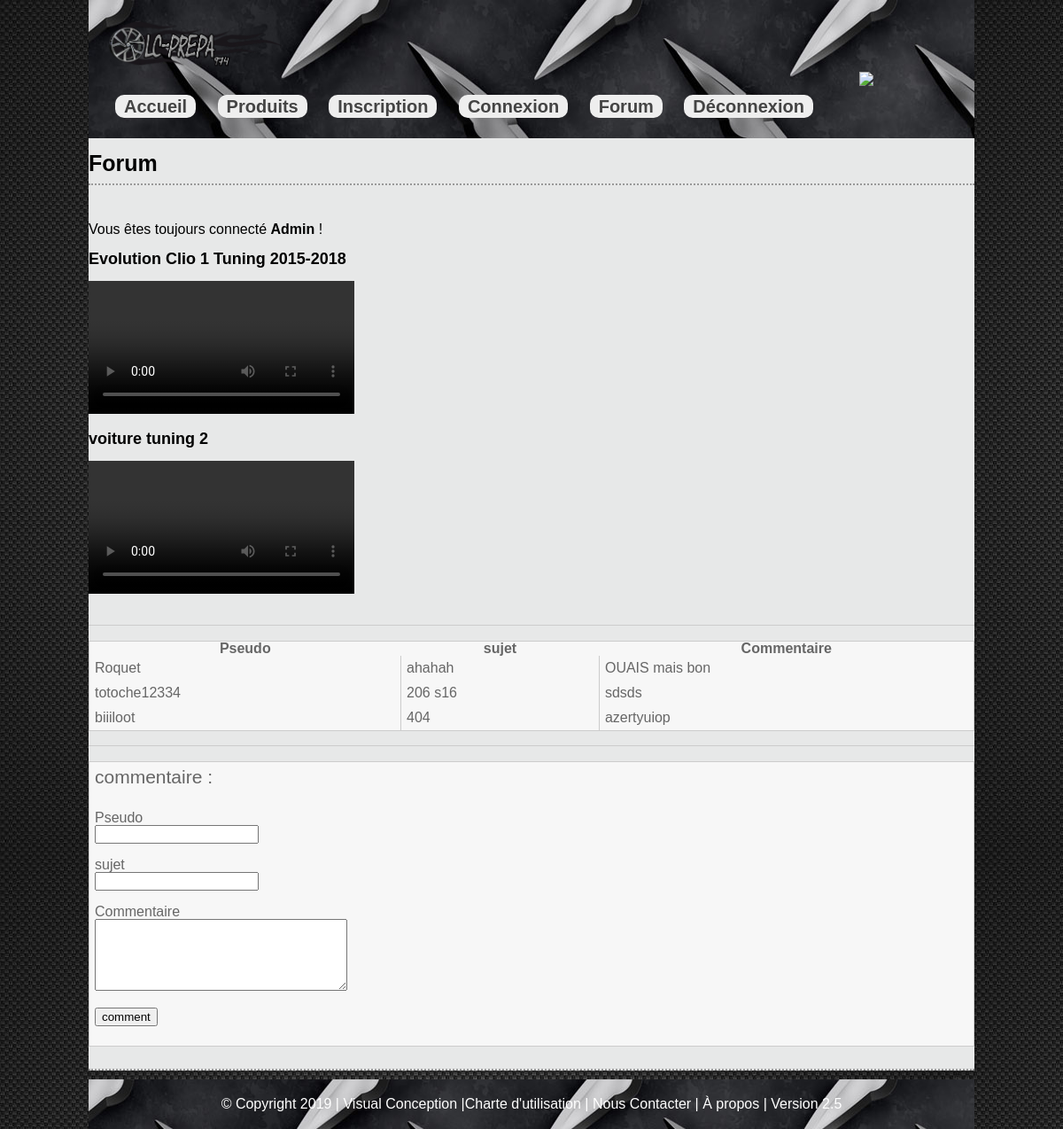
Page /index.php?action=forum (signed in) on the committed database.
### tables this page shows
CREATE TABLE `forum` (
  `num` int(11) NOT NULL,
  `pseudo` varchar(50) NOT NULL,
  `sujet` varchar(20) NOT NULL,
  `comment` text NOT NULL
);

### controleur/membre.php (called while the page is built, shortened)
<?php
class Membre
{
    function __construct()
    {
        require_once "./modele/modele.php";
        $this->ds = new DB();
    }
    function getMemberById($idMembre)
    {
        $strSQL = "select * FROM admin WHERE id = ?";
        $paramTab = array($idMembre);
        $membreResultat = $this->ds->Requete($strSQL, $paramTab);
        return $membreResultat;
    }
}

### modele/modele.php (called while the page is built, shortened)
<?php
class DB {
  private $cnx = null;
  function __construct(){
 $this->cnx = new PDO("mysql:host=localhost;dbname=lc_bdd;charset=utf8", "root", "root" );
  }
  function __destruct(){
    if ($this->cnx!==null) { $this->cnx = null; }
  }
  function Requete($strSQL, $tblValeur){
    $this->resultat = $this->cnx->prepare($strSQL);
    $this->resultat->execute($tblValeur);
    return $this->resultat->fetchAll();
  }
}
?>

### controleur/controleur.php (called while the page is built, shortened)
<?php
require_once("./modele/modele.php");
class Forum extends DB{
  function getcomments(){
    $strSQL = "SELECT * FROM forum ";
    $tabValeur = array("*");
    $forum = $this->Requete($strSQL, $tabValeur);
    return $forum;
  }
}
?>

### vue/vueForum.php (the view, shortened to what this page needs)
<section id="pageContent">
    <article>
        <br><h1> Forum </h1>
    </article>
        <br><br>
       <a float="right" class="ad"> Vous êtes toujours connecté <strong ><?php echo $afficherNom; ?></strong> !</a>
        <br><br>
    <h3> Evolution Clio 1 Tuning 2015-2018 </h3><br>
    <video src="./video/Evolution_Clio_1_Tuning_2015-2018.mp4" alt="Evolution Clio 1 Tuning 2015-2018" controls></video><br> <br>
    <h3> voiture tuning 2 </h3><br>
    <video src="./video/voiture_tuning_2.mp4" alt="voiture tuning 2" controls></video><br> <br>
    <hr>
    <article>
    <table>
    <tr>
    <th> Pseudo </th>
    <th> sujet </th>
    <th> Commentaire </th>
    </tr>
    <tr>
    <?php
          $tblcomment = (empty($tblcomment) ? $tblcomment=array() : $tblcomment);
          foreach ($tblcomment as $comment) {
            echo "<form action='index.php?action=Accueil' method='POST'>";
            echo
            "<tr>"
                ."<td>".$comment['pseudo'] ."</td>"
                ."<td>".$comment['sujet']."</td>"
                ."<td>".$comment['comment'] ."</td>".
            "</tr>";
            echo "</form>";
          }
        ?>
    </tr>
    </table>
    <hr>
      <table>
      <tr>
        <td>
      <h2>commentaire :</h2><br>
      <form action="index.php?action=comment" method="POST">
          <label for="nomprod">Pseudo</label><br>
          <input type="text" name="pseudo" id="pseudo" ><br><br>
          <label for="prenom">sujet</label><br>
          <input type="text" name="sujet" id="sujet" > <br><br>
          <label for="commentaire">Commentaire</label><br>
          <textarea id="com" name="com" rows="5" cols="33">
          </textarea><br><br>
            <input  type="submit" name="action" value="comment">
            <br><br>
    </form>
</td>
</tr>
</table>
</article>
</section>

### style/annuaire.css (style rules this page uses)
html,body,div,span,object,iframe,h1,h2,h3,h4,h5,h6,p,blockquote,pre,abbr,address,cite,code,del,dfn,em,img,ins,kbd,q,samp,small,strong,sub,sup,var,b,i,dl,dt,dd,ol,ul,li,fieldset,form,label,legend,table,caption,tbody,tfoot,thead,tr,th,td,article,aside,canvas,details,figcaption,figure,footer,header,hgroup,menu,nav,section,summary,time,mark,audio,video { margin:0; padding:0; border:0; outline:0; font-size:100%; vertical-align:baseline; background:transparent }
h1 { color: black; font-size: 25px; }
h2 { font-size: 21px; }
h3 { font-size: 18px; }
article,aside,details,figcaption,figure,footer,header,hgroup,menu,nav,section { display:block }
a { margin:0; padding:0; font-size:100%; vertical-align:baseline; background:transparent }
table { border-collapse:collapse; border-spacing:0; }
hr { display:block; height:1px; border:0; border-top:1px solid #ccc; margin:1em 0; padding:0 }
section { background-color:#E7E8E8; }
#pageContent { max-width: 1000px; margin: auto; border: none; }
article { border-bottom: 2px dotted #999; padding-bottom: 10px; margin-bottom: 10px; }
article h2 { font-weight: normal; margin-bottom: 12px; }
table { width:100%; background: url(../img/header.jpg); border-collapse:collapse; table-layout:auto; vertical-align:top; margin-bottom:15px; border:1px solid #CCCCCC; }
table thead th, table tbody td { padding:6px; border-collapse:collapse; }
table tbody td { vertical-align:middle; border-collapse:collapse; border-left:1px solid #CCCCCC; border-right:1px solid #CCCCCC; }
table tbody tr:nth-child(odd) { color:#666666; background-color:#F7F7F7; }
table tbody tr:nth-child(even) { color:#666666; background-color:#E8E8E8; }
.ad { color: black; }
h3 { color: black; }

### vue/vueFooter.php (style rules this page uses)
a { color:white; text-decoration:none; }

### rows in the picture
forum: pseudo "Roquet", sujet "ahahah", comment "OUAIS mais bon"
forum: pseudo "totoche12334", sujet "206 s16", comment "sdsds"
forum: pseudo "biiiloot", sujet "404", comment "azertyuiop"

### other values in the picture
$afficherNom "Admin"
